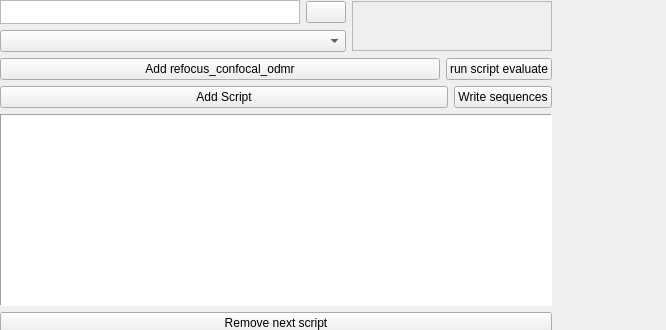
<?xml version="1.0" encoding="UTF-8"?>
<ui version="4.0">
 <class>window</class>
 <widget class="QWidget" name="window">
  <property name="geometry">
   <rect>
    <x>0</x>
    <y>0</y>
    <width>666</width>
    <height>330</height>
   </rect>
  </property>
  <property name="windowTitle">
   <string>Form</string>
  </property>
  <property name="windowOpacity">
   <double>1.000000000000000</double>
  </property>
  <property name="autoFillBackground">
   <bool>false</bool>
  </property>
  <widget class="QWidget" name="">
   <layout class="QVBoxLayout" name="verticalLayout_3">
    <item>
     <layout class="QHBoxLayout" name="horizontalLayout_4">
      <item>
       <layout class="QVBoxLayout" name="verticalLayout">
        <item>
         <layout class="QHBoxLayout" name="horizontalLayout_2">
          <item>
           <widget class="QTextBrowser" name="user_script_folder_text_field">
            <property name="enabled">
             <bool>true</bool>
            </property>
            <property name="sizePolicy">
             <sizepolicy hsizetype="Minimum" vsizetype="Fixed">
              <horstretch>0</horstretch>
              <verstretch>0</verstretch>
             </sizepolicy>
            </property>
            <property name="minimumSize">
             <size>
              <width>300</width>
              <height>0</height>
             </size>
            </property>
            <property name="maximumSize">
             <size>
              <width>16777215</width>
              <height>24</height>
             </size>
            </property>
            <property name="readOnly">
             <bool>false</bool>
            </property>
           </widget>
          </item>
          <item>
           <widget class="QPushButton" name="user_script_folder_pushButton">
            <property name="sizePolicy">
             <sizepolicy hsizetype="Fixed" vsizetype="Fixed">
              <horstretch>0</horstretch>
              <verstretch>0</verstretch>
             </sizepolicy>
            </property>
            <property name="text">
             <string/>
            </property>
            <property name="icon">
             <iconset>
              <normalon>folder_icon.png</normalon>
             </iconset>
            </property>
            <property name="iconSize">
             <size>
              <width>16</width>
              <height>16</height>
             </size>
            </property>
           </widget>
          </item>
         </layout>
        </item>
        <item>
         <widget class="QComboBox" name="selected_user_script_combo_box">
          <property name="maxVisibleItems">
           <number>40</number>
          </property>
         </widget>
        </item>
       </layout>
      </item>
      <item>
       <widget class="QTextEdit" name="user_script_params_text_field">
        <property name="enabled">
         <bool>false</bool>
        </property>
        <property name="sizePolicy">
         <sizepolicy hsizetype="Expanding" vsizetype="Fixed">
          <horstretch>0</horstretch>
          <verstretch>0</verstretch>
         </sizepolicy>
        </property>
        <property name="maximumSize">
         <size>
          <width>200</width>
          <height>50</height>
         </size>
        </property>
       </widget>
      </item>
     </layout>
    </item>
    <item>
     <layout class="QHBoxLayout" name="horizontalLayout_5">
      <item>
       <widget class="QPushButton" name="add_rco_button">
        <property name="maximumSize">
         <size>
          <width>16777215</width>
          <height>40</height>
         </size>
        </property>
        <property name="text">
         <string>Add refocus_confocal_odmr</string>
        </property>
       </widget>
      </item>
      <item>
       <widget class="QPushButton" name="evaluate_button">
        <property name="sizePolicy">
         <sizepolicy hsizetype="Fixed" vsizetype="Fixed">
          <horstretch>0</horstretch>
          <verstretch>0</verstretch>
         </sizepolicy>
        </property>
        <property name="text">
         <string>run script evaluate</string>
        </property>
       </widget>
      </item>
     </layout>
    </item>
    <item>
     <layout class="QHBoxLayout" name="horizontalLayout_6">
      <item>
       <widget class="QPushButton" name="add_to_queue_button">
        <property name="text">
         <string>Add Script</string>
        </property>
       </widget>
      </item>
      <item>
       <widget class="QPushButton" name="write_standard_awg_sequences_button">
        <property name="sizePolicy">
         <sizepolicy hsizetype="Fixed" vsizetype="Fixed">
          <horstretch>0</horstretch>
          <verstretch>0</verstretch>
         </sizepolicy>
        </property>
        <property name="text">
         <string>Write sequences</string>
        </property>
       </widget>
      </item>
     </layout>
    </item>
    <item>
     <widget class="QTableWidgetEnhancedDrop" name="script_queue_table">
      <property name="enabled">
       <bool>true</bool>
      </property>
      <property name="autoFillBackground">
       <bool>false</bool>
      </property>
      <property name="frameShape">
       <enum>QFrame::Panel</enum>
      </property>
      <property name="selectionMode">
       <enum>QAbstractItemView::MultiSelection</enum>
      </property>
     </widget>
    </item>
    <item>
     <widget class="QPushButton" name="remove_next_script_button">
      <property name="sizePolicy">
       <sizepolicy hsizetype="Minimum" vsizetype="Expanding">
        <horstretch>0</horstretch>
        <verstretch>0</verstretch>
       </sizepolicy>
      </property>
      <property name="maximumSize">
       <size>
        <width>16777215</width>
        <height>40</height>
       </size>
      </property>
      <property name="text">
       <string>Remove next script</string>
      </property>
     </widget>
    </item>
    <item>
     <widget class="QPushButton" name="set_stop_request_button">
      <property name="sizePolicy">
       <sizepolicy hsizetype="Minimum" vsizetype="Expanding">
        <horstretch>0</horstretch>
        <verstretch>0</verstretch>
       </sizepolicy>
      </property>
      <property name="maximumSize">
       <size>
        <width>16777215</width>
        <height>40</height>
       </size>
      </property>
      <property name="text">
       <string>Set stop_request</string>
      </property>
     </widget>
    </item>
   </layout>
  </widget>
 </widget>
 <customwidgets>
  <customwidget>
   <class>QTableWidgetEnhancedDrop</class>
   <extends>QTableWidget</extends>
   <header>qutip_enhanced/qtgui/custom_widgets.h</header>
  </customwidget>
 </customwidgets>
 <resources/>
 <connections/>
</ui>
